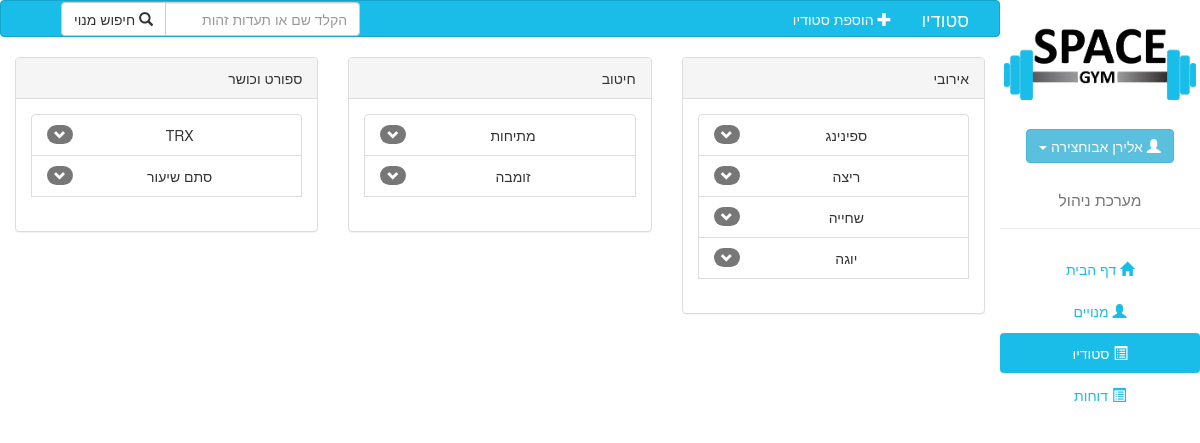
Page /index.php?section=studio (signed in) on the committed database.
### tables this page shows
CREATE TABLE `studio_cat` (
  `id` int(11) NOT NULL,
  `name` varchar(13) NOT NULL
);

CREATE TABLE `studio_lessons` (
  `id` int(11) NOT NULL,
  `trainer_id` bigint(20) NOT NULL,
  `cat_id` int(11) NOT NULL,
  `lesson_name` varchar(20) NOT NULL
);

### views/View.php (called while the page is built, shortened)
<?php
class View
{
 public function getSideBar($user)
 {
     include("sharedViews/sideBar.phtml");
 }
public function getTemplate($title)
{
    include ("sharedViews/template.phtml");
}
}
?>

### controllers/Controller.php (called while the page is built, shortened)
<?php
    class Controller
    {
        protected $view;
        public function __construct($model , $view)
        {
         $this->view=$view;
        }
    public function setTemplate()
    {
        $this->view->getTemplate($this->title);
    }
        public function setSideBar()
        {
        $this->view->getSideBar((isset($_SESSION['user'])) ? $_SESSION['user'] : json_decode($_COOKIE['user'],true) );
        }
    }
?>

### controllers/StudioController.php (called while the page is built, shortened)
<?php
   require_once ("Controller.php");
    class StudioController extends Controller
    {
    public function initSection()
    {
        $this->setSectionTemplate();
        $this->view->getStudio($this->getTrainersList(), $this->getCatList(), $this->getStudioLessons());
    }
        public function setSectionTemplate()
        {
            parent::setTemplate();
            parent::setSideBar();
            $this->view->getNavbar();
        }
        private function getTrainersList(){
         return $this->model->getTrainersList();
        }
        private function getCatList(){
         return $this->model->getCatList();
        }
        private function getStudioLessons(){
              return $this->model->getStudioLessons();
        }
    }
?>

### index.php (called while the page is built, shortened)
<?php
    $sections = array(
        'default' => array('model' => 'HomeModel', 'view' => 'HomeView', 'controller' => 'HomeController'),
        'subs' => array('model' => 'SubModel', 'view' => 'SubView', 'controller' => 'SubController'),
        'reports' => array('model' => 'ReportsModel', 'view' => 'ReportsView', 'controller' => 'ReportsController'),
        'training'=>array('model' => 'TrainingModel', 'view' => 'TrainingView', 'controller' => 'TrainingController'),
        'studio'=>array('model' => 'StudioModel', 'view' => 'StudioView', 'controller' => 'StudioController'),
        'app' => array('model' => 'AppModel', 'view' => 'AppView', 'controller' => 'AppController')
    );
             if (isset($_SESSION['trainer']) || isset($_COOKIE['trainer']))
             {
                $section="training";
             }
             else
             {
                           if (isset($_GET['section']) && isset($sections[$_GET['section']]))
                             {
                                 $section=  $_GET['section'] ;
                             }
                             else
                             {
                                    $section="default";
                             }
             }
    foreach($sections as $key => $components){
        if ($section == $key) {
            $model = $components['model'];
            break;
        }
    }
    if (isset($model)) {
        $m = new $model();
        $v = new $view();
        $c = new $controller($m,$v);
    }
    $c->{ (isset($_GET['action']) && method_exists($c, $_GET['action'])) ? $_GET['action'] :  'initSection'}();
?>

### views/StudioView.php (called while the page is built, shortened)
<?php
require_once("View.php");
class StudioView extends View
{
		public function getStudio($trainersList ,$catList ,$studioLessons)
		{
		  include("views/studio/studio.phtml");
		}
		public function getNavbar()
		{
		    include_once("views/studio/navbar.phtml");
		}
}
?>

### models/Model.php (called while the page is built, shortened)
<?php
class Model
{
    public function __construct(){
        	$this->db= new mysqli(DB_HOST,DB_USER,DB_PASS,DB_NAME);
        }
	}
?>

### models/StudioModel.php (called while the page is built, shortened)
<?php
require_once ("Model.php");
require_once ("Studio.php");
class StudioModel extends Model
{
		public function getCatList(){
			$q="SELECT * FROM `studio_cat`";
			$result = $this->db->query($q);
			while($row = $result->fetch_array(MYSQLI_ASSOC)){
				$rows[]=$row;
			}
			return $rows;
		}
		public function getStudioLessons(){
			$q="SELECT * FROM `studio_lessons`";
			$result = $this->db->query($q);
			$studioArr =array();
			while($row = $result->fetch_array(MYSQLI_ASSOC)){
				$name = $row['lesson_name'];
				$trainerId =$row['trainer_id'];
				$catId =$row['cat_id'];
				$q="SELECT `day`,`time` FROM `lesson` WHERE `studio_id`='$row[id]'";
				$lessonResult = $this->db->query($q);
				while ( $rowLesson = $lessonResult->fetch_array(MYSQLI_ASSOC)) {
					$lessons[]= new Lesson($rowLesson['day'] , $rowLesson['time'],$row['id']);
				}
				$studioArr[]= new Studio($name , $trainerId, $catId, $row['id'] ,$lessons);
			}
			return $studioArr;
		}
}
?>

### models/Studio.php (called while the page is built, shortened)
<?php
class Studio
{
	private $name;
	private $catId;
	function setName($name){
		$this->name=$name;
	}
    function setCatId($catId){
		$this->catId=$catId;
	}
	function getCatId(){
		return $this->catId;
	}
	function getName(){
		return $this->name;
	}
}
?>

### views/studio/studio.phtml (the view, shortened to what this page needs)
<div class="col-md-10">
  <div class="row">
    <?php  foreach ($catList as $key => $cat) { ?>
<div class="col-md-4">
<div class="panel panel-default">
  <div class="panel-heading">
    <?=  $cat['name']  ?>
  </div>
  <div class="panel-body">
  <ul class="list-group">
    <?php
        foreach ($studioLessons as $key => $studio) {
              if ($studio->getCatId()==$cat['id'])
              {
         ?>
            <li class="list-group-item text-center">
           <?php
                echo $studio->getName();
           ?>
            <span class="badge studioBtn" style="cursor:pointer"><span class="glyphicon glyphicon-chevron-down"></span></span>
            </li>
                   <?php
               }
             }
        ?>
      </ul>
  </div>
</div>
</div>
<?php  }   ?>
</div>
  </div>
</div>

### views/sharedViews/template.phtml (shortened to what this page needs)
<!DOCTYPE html>
<html lang="en">
    <head>
        <link rel="stylesheet" type="text/css" href="libs/bootstrap-3.3.2-dist/css/bootstrap.min.css">
        <link rel="stylesheet" type="text/css" href="libs/bootstrap-3.3.2-dist/css/daterangepicker.css">
        <link rel="stylesheet" type="text/css" href="libs/bootstrap-3.3.2-dist/css/bootstrap-rtl.css">
        <link rel="stylesheet" type="text/css" href="libs/animate.css">
    </head>
    <body >

### views/sharedViews/sideBar.phtml (shortened to what this page needs)
<div class="continer-fluid" >
<div class="col-md-2" id="sideBar">
<div class="row">
<div class="page-header text-center" style="margin-top: 20px; border-bottom: none;"><img src="logo.png" height="80" width="auto" alt="logo" /></div>
</div>
<div class="row text-center">
<div class="btn-group">
  <a href="#" class="btn btn-info dropdown-toggle" data-toggle="dropdown"><span class="glyphicon glyphicon-user"></span> <?php echo $user['firstName']." ".$user['lastName']?> <span class="caret"></span></a>
</div>
</div>
<div class="row">
<div class="page-header text-center" style="margin-top: 5px;"><h3><small>מערכת ניהול</small></h3></div>
<ul class="nav nav-pills nav-stacked text-center">
   <li class="<?=(!(isset($_GET["section"])) || $_GET["section"]=="home") ?"active": "";?>"><a href="index.php?section=home"><span class="glyphicon glyphicon-home"></span> דף הבית</a></li>
  <li class="<?=(isset($_GET["section"]) && $_GET["section"]=="subs") ?"active": "";?>"><a href="index.php?section=subs"><span class="glyphicon glyphicon-user"></span> מנויים</a></li>
   <li class="<?=((isset($_GET["section"])) && $_GET["section"]=="studio") ?"active": "";?>"><a href="index.php?section=studio"><span class="glyphicon glyphicon-list-alt"></span> סטודיו</a></li>
  <li class="<?=((isset($_GET["section"])) && $_GET["section"]=="reports") ?"active": "";?>"><a href="index.php?section=reports"><span class="glyphicon glyphicon-list-alt"></span> דוחות</a></li>
</ul>
</div>
</div>

### views/studio/navbar.phtml (shortened to what this page needs)
<nav class="navbar navbar-default col-md-10">
  <div class="container-fluid">
    <div class="navbar-header">
      <a class="navbar-brand" href="#">סטודיו</a>
    </div>
    <div class="collapse navbar-collapse" id="bs-example-navbar-collapse-1">
     <ul class="nav navbar-nav">
        <li><a href="#" data-toggle="modal" data-target="#newStudio"><span class="glyphicon glyphicon-plus"></span> הוספת סטודיו</a></li>
      </ul>
        <form class="navbar-form navbar-left" role="search" method="get">
        <div class="form-group">
            <div class="input-group">
             <input type="text" class="form-control" name="query" placeholder="הקלד שם או תעדות זהות" required>
                 <span class="input-group-btn">
                  <button class="btn btn-default" type="submit"><span class="glyphicon glyphicon-search"></span> חיפוש מנוי</button>
                </span>
          </div>
        </div>
      </form>
    </div>
  </div>
</nav>

### rows in the picture
studio_cat: name "אירובי"
studio_lessons: lesson_name "ספינינג"
studio_lessons: lesson_name "ריצה"
studio_lessons: lesson_name "שחייה"
studio_lessons: lesson_name "יוגה"
studio_cat: name "חיטוב"
studio_lessons: lesson_name "מתיחות"
studio_lessons: lesson_name "זומבה"
studio_cat: name "ספורט וכושר"
studio_lessons: lesson_name "TRX"
studio_lessons: lesson_name "סתם שיעור"

### other values in the picture
$user['firstName'] "אלירן"
$user['lastName'] "אבוחצירה"
